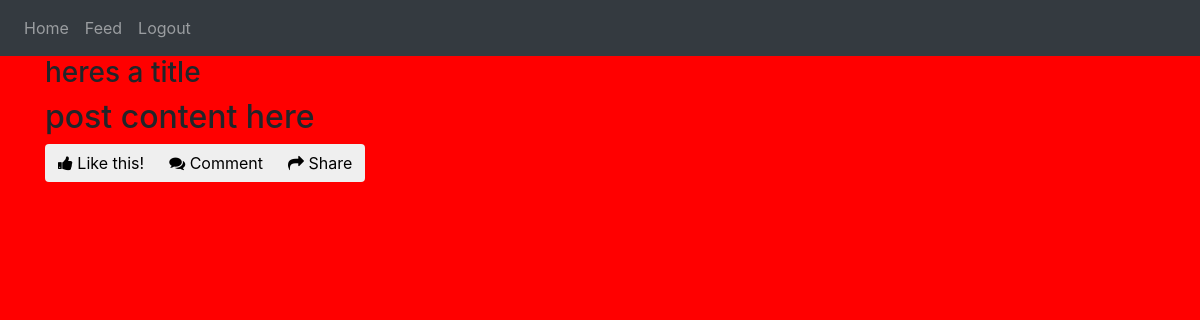
Page /feed (signed in) on the earlier database version.
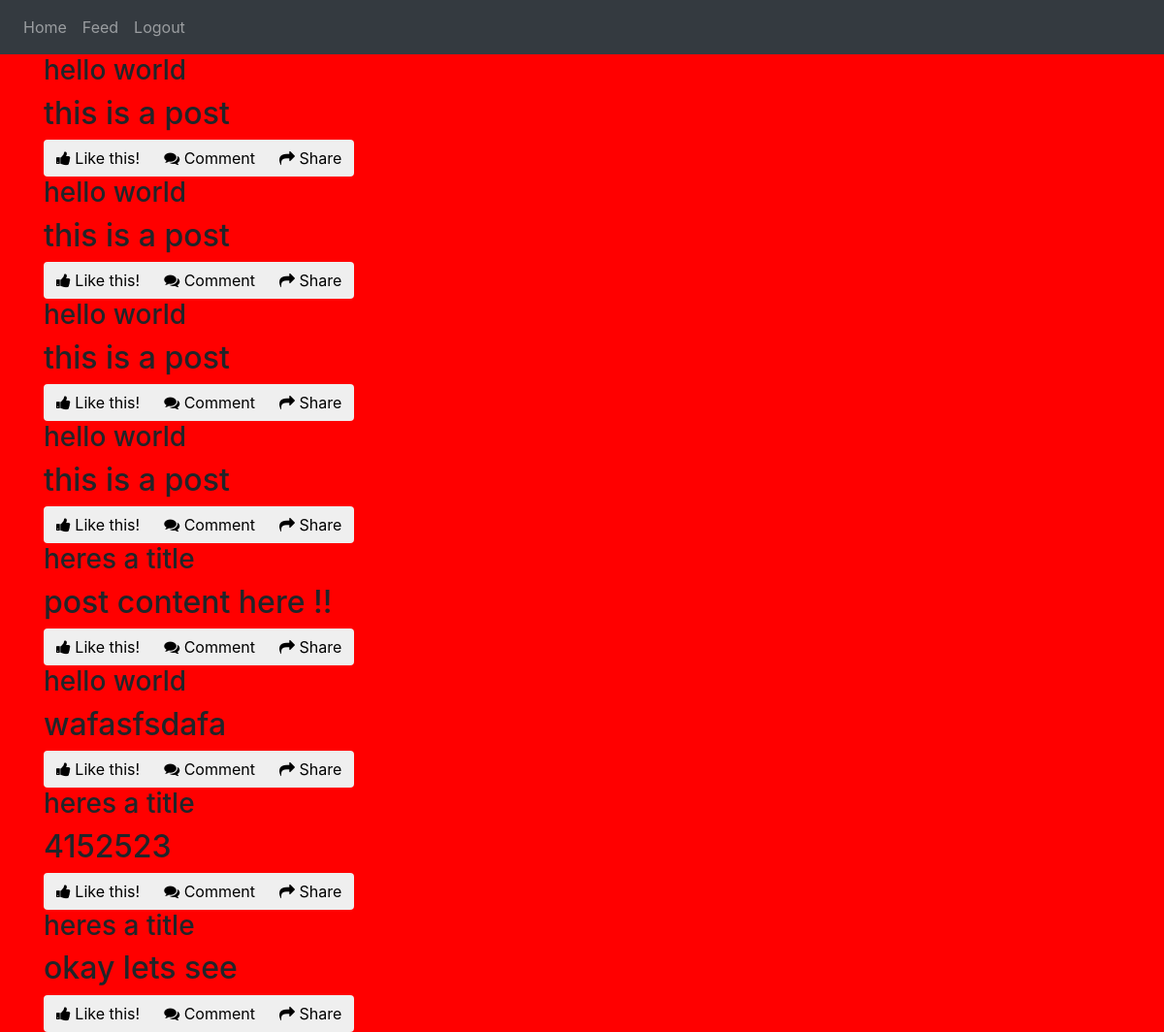
Same page on the later database version.
### website/models.py (models this page shows, shortened)
class Posts(db.Model):
    post_id = db.Column(db.Integer, primary_key=True, autoincrement=True)
    post_title = db.Column(db.String(175))
    post_content = db.Column(db.String(10000))
    post_image = db.Column(db.LargeBinary)
    post_date = db.Column(db.DateTime(timezone=True), default = func.now())
    post_author = db.Column(db.Integer, db.ForeignKey('users.user_id'))

### website/views.py (the view)
@views.route('/feed')
@login_required
def feed():
    all_posts = db.session.query(Posts).all()
    print(all_posts)
    return render_template('feed.html', user=current_user, all_posts=all_posts)

### website/__init__.py (called while the page is built)
def create_app():
    app = Flask(__name__)
    app.config['SECRET_KEY'] = SECRET_KEY
    app.config['SQLALCHEMY_DATABASE_URI'] = f'sqlite:///{DB_NAME}'
    app.config['SQLALCHEMY_TRACK_MODIFICATIONS'] = False
    db.init_app(app)
    from .views import views
    from .auth import auth
    app.register_blueprint(views, url_prefix='/')
    app.register_blueprint(auth, url_prefix='/')
    from .models import Users, Posts, Favorites
    create_database(app)
    login_manager = LoginManager()
    login_manager.login_view = 'auth.login'
    login_manager.init_app(app)
    @login_manager.user_loader
    def load_user(id):
        return Users.query.get(int(id))
    return app

### website/templates/feed.html (shortened to what this page needs)
{% extends 'base.html'%}
{% block style%}
<link rel="stylesheet" href="static/feed_css.css">
{% endblock %}
{% block body%}
    {% for post in all_posts %}
    <div class="social-body">
        <h3>{{ post.post_title }}</h3>
        <h2>{{ post.post_content}}</h2>
    </div>
    <div class="btn-group">
        <button class="btn btn-white btn-xs"><i class="fa fa-thumbs-up"></i> Like this!</button>
        <button class="btn btn-white btn-xs"><i class="fa fa-comments"></i> Comment</button>
        <button class="btn btn-white btn-xs"><i class="fa fa-share"></i> Share</button>
    </div>
    {% endfor %}
{% endblock %}

### website/templates/base.html (shortened to what this page needs)
<!DOCTYPE html>
<html lang="en">
<head>
    <link rel="stylesheet" href="https://stackpath.bootstrapcdn.com/bootstrap/4.1.3/css/bootstrap.min.css">
    <link href="https://stackpath.bootstrapcdn.com/font-awesome/4.7.0/css/font-awesome.min.css" rel="stylesheet">
    {% block style%}{% endblock %}
</head>
<body>
    <nav class = "navbar navbar-expand-lg navbar-dark bg-dark">
        <div class ="collapse navbar-collapse" id="navbar">
            <div class ="navbar-nav">
                {% if user.is_authenticated %}
                <a id = "home" href="/home" class="nav-item nav-link">Home</a>
                <a id = "home" href="/feed" class="nav-item nav-link">Feed</a>
                <a id = "logout" href="/logout" class="nav-item nav-link">Logout</a>
                {% else %}
                <a id = "login" href="/login" class="nav-item nav-link">Login</a>
                <a id = "signUp" href="/sign-up" class="nav-item nav-link">Sign Up</a>
                {% endif %}
            </div>
        </div>
    </nav>
    <div class="container">
        {% block body%}
        {%endblock%}
    </div>
</body>
</html>

### website/static/feed_css.css (style rules this page uses)
body { background-color: red; }

Differences in the rows shown:
removed Posts: post_title "heres a title", post_content "post content here"
added Posts: post_title "hello world", post_content "this is a post"
added Posts: post_title "hello world", post_content "this is a post"
added Posts: post_title "hello world", post_content "this is a post"
added Posts: post_title "hello world", post_content "this is a post"
added Posts: post_title "heres a title", post_content "post content here !!"
added Posts: post_title "hello world", post_content "wafasfsdafa"
added Posts: post_title "heres a title", post_content "4152523"
added Posts: post_title "heres a title", post_content "okay lets see"
